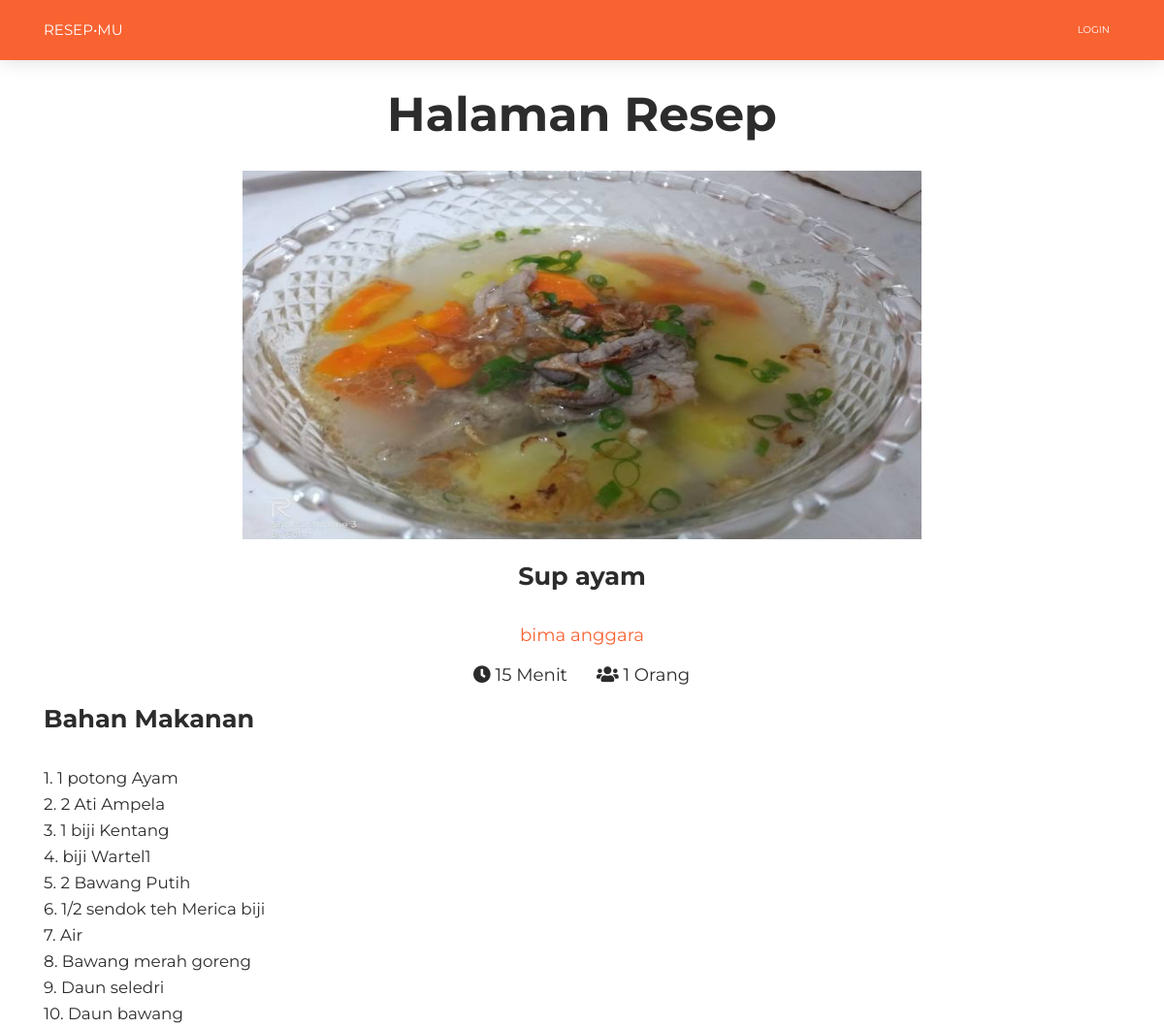
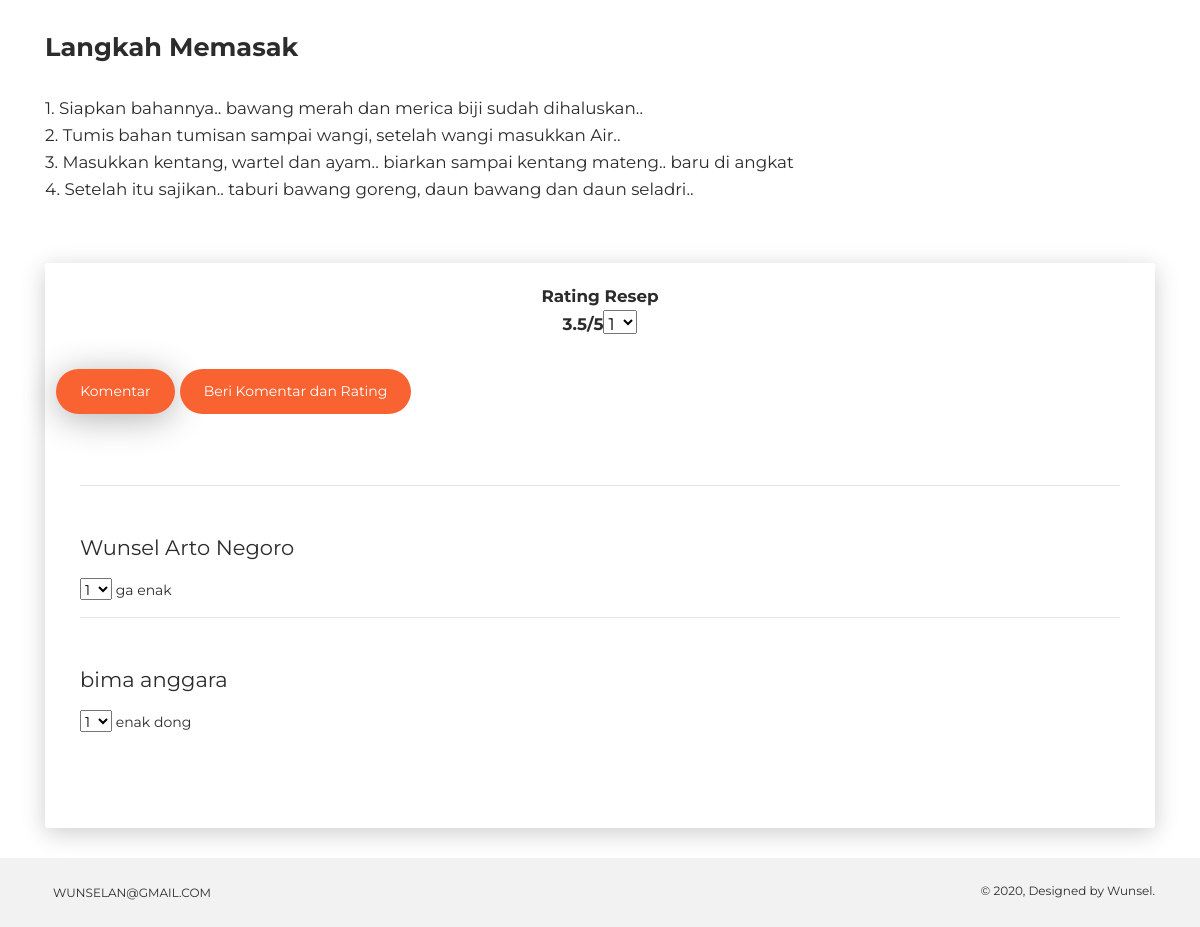
Page /resep/halaman_resep/91 on the committed database (2 pictures, top to bottom).
### tables this page shows
CREATE TABLE `resepmasakan` (
  `id_resep` int(12) NOT NULL,
  `id_user` int(12) NOT NULL,
  `nama_resep` varchar(50) NOT NULL,
  `durasi` int(11) NOT NULL,
  `porsi` int(11) NOT NULL,
  `bahan_makanan` text NOT NULL,
  `langkah_memasak` text NOT NULL,
  `resep_foto` varchar(50) NOT NULL,
  `create_add` datetime NOT NULL DEFAULT CURRENT_TIMESTAMP,
  `update_add` datetime NOT NULL DEFAULT CURRENT_TIMESTAMP ON UPDATE CURRENT_TIMESTAMP
);

CREATE TABLE `user` (
  `id_user` int(12) NOT NULL,
  `nama` varchar(50) NOT NULL,
  `jenis_kelamin` varchar(50) NOT NULL,
  `username` varchar(50) NOT NULL,
  `password` varchar(50) NOT NULL,
  `email` varchar(50) NOT NULL,
  `nomor_telepon` varchar(50) NOT NULL,
  `user_foto` varchar(50) NOT NULL,
  `create_add` datetime NOT NULL DEFAULT CURRENT_TIMESTAMP,
  `update_add` datetime NOT NULL DEFAULT CURRENT_TIMESTAMP ON UPDATE CURRENT_TIMESTAMP
);

CREATE TABLE `komentar` (
  `id_komentar` int(12) NOT NULL,
  `id_user` int(12) NOT NULL,
  `id_resep` int(12) NOT NULL,
  `komentar` text NOT NULL,
  `rating` int(11) NOT NULL,
  `create_add` datetime NOT NULL DEFAULT CURRENT_TIMESTAMP,
  `update_add` datetime NOT NULL DEFAULT CURRENT_TIMESTAMP ON UPDATE CURRENT_TIMESTAMP
);

### application/models/resep_model.php (called while the page is built, shortened)
<?php
class resep_model extends CI_Model{
  public function get_resep_utama($id_resep){
    $this->db->select('*');
    $this->db->from('resepmasakan');
    $this->db->join('user', 'user.id_user = resepmasakan.id_user');
    $this->db->where(array('resepmasakan.id_resep'=>$id_resep));
    return $this->db->get();
  }
  public function get_resep_komentar($id_resep){
    $this->db->from('komentar');
    $this->db->join('user', 'komentar.id_user = user.id_user');
    $this->db->where(array('id_resep'=>$id_resep));
    return $this->db->get();
  }
}

### index.php (called while the page is built, shortened)
<?php
require_once BASEPATH.'core/CodeIgniter.php';

### application/controllers/Resep.php (the view, shortened to what this page needs)
<?php
class Resep extends CI_Controller {
	public function __construct(){
		$this->load->helper(array('form', 'url'));
		$this->load->library('form_validation');
		$this->load->model('resep_model');
		$this->load->model('notifikasi_model');
		$this->load->model('user_model');
	}
	public function isAdmin(){
		$bool = false;
		return $bool;
	}
  public function isLogin(){
    $bool = false;
    return $bool;
  }
	public function halaman_resep($id_resep){
		$data['resep'] = $this->resep_model->get_resep_utama($id_resep)->result_array();
		$data['komentar'] = $this->resep_model->get_resep_komentar($id_resep)->result_array();
		$data['resep'][0]['bahan_makanan'] = $this->tampil_resep($data['resep'][0]['bahan_makanan']);
		$data['resep'][0]['langkah_memasak'] = $this->tampil_resep_langkah($data['resep'][0]['langkah_memasak']);
		$data['isHasRated']=false;
		$avgRate=0;
		foreach ($data['komentar'] as $value) {
			$avgRate+=$value['rating'];
		}
			if (count($data['komentar'])==0) {
				$data['avgRate']=0;
			}else {
				$avgRate=$avgRate/count($data['komentar']);
				$data['avgRate']=$avgRate;
			}
		if(!$this->isAdmin() && $this->isLogin()){
			$id_user=$_SESSION['id_user'];
			$data['notif']=$this->notifikasi_model->get_notifikasi($id_user)->result_array();
			$data['total_notif']=$this->notifikasi_model->get_notifikasi($id_user)->num_rows();
			$this->load->view('layout/user_header', $data);
			$this->load->view('member/halamanresep', $data);
			$this->load->view('layout/user_footer');
		}else if($this->isAdmin() && $this->isLogin()){
			redirect('/user/admin');
		}else if(!$this->isLogin()){
			$this->load->view('layout/guest_header');
			$this->load->view('member/halamanresep', $data);
			$this->load->view('layout/user_footer');
		}
	}
	public function tampil_resep($resep){
		$hasil="";
		$str_arr = preg_split ('/\,/', $resep);
		foreach ($str_arr as $key => $value) {
			$hasil .= ($key+1).". ".$value."<br>";
		}
		return $hasil;
	}
		public function tampil_resep_langkah($resep){
			$hasil="";
			$str_arr = preg_split ('/\|/', $resep);
			foreach ($str_arr as $key => $value) {
				$hasil .= ($key+1).". ".$value."<br>";
			}
			return $hasil;
		}
}

### application/views/layout/guest_header.php (shortened to what this page needs)
<!DOCTYPE html>
<html lang="en">
<head>
  <link rel="stylesheet" href="https://maxcdn.bootstrapcdn.com/font-awesome/4.4.0/css/font-awesome.min.css">
  <link href="https://cdnjs.cloudflare.com/ajax/libs/jquery-bar-rating/1.2.2/themes/fontawesome-stars-o.css" rel="stylesheet" />
  <link rel="stylesheet" href="https://use.fontawesome.com/releases/v5.7.1/css/all.css">
  <link href="<?= base_url('application/assets/css/bootstrap.min.css')?>" rel="stylesheet" />
  <link href="<?= base_url('application/assets/css/now-ui-kit.css?v=1.3.0')?>" rel="stylesheet" />
  <link href="<?= base_url('application/assets/demo/demo.css')?>" rel="stylesheet" />
  <link href="/resepmu/application/assets/sweetalert/sweetalert.css" rel="stylesheet">
</head>
<body>
  <header>
  <nav class="navbar navbar-expand-lg fixed-top bg-primary">
      <div class="container ">
        <div class="navbar-translate">
    			<a style="font-size:15px;" class="navbar-brand" href="<?php echo base_url('resep/halamanutama');?>">RESEP•MU</a>
    		</div>
        <div class="collapse navbar-collapse" id="navbarNav">
          <ul class="navbar-nav ml-auto">
            <li class="nav-item">
              <a class="nav-link" href="<?php echo base_url('user/login');?>">Login<span class="sr-only">(current)</span></a>
            </li>
          </ul>
        </div>
      </div>
    </nav>
  </header>
</body>

### application/views/member/halamanresep.php (shortened to what this page needs)
<body class="sidebar-collapse">
<div class="wrapper">
<div class="section section-about-us" style="padding:30px;">
  <div class="container">
    <div class="row" style="padding-top:30px;">
      <div class="text-center col-md-12">
        <h1 class="title" style="color:#2c2c2c;">Halaman Resep</h1>
      </div>
      <div class="col-md-12 text-center"style="padding-bottom:0px;">
        <img class="img" src="/resepmu/application/assets/img/resep/<?=$resep[0]["resep_foto"]?>">
        <h3><b><?php echo $resep[0]['nama_resep']?>
        </b></h3>
      </div>
      <div class="col-12 text-center">
        <a href="<?php echo base_url("user/profile/".$resep[0]['username']."/".$resep[0]['id_user']); ?>"><h5><?php echo $resep[0]['nama']?></h5></a>
      </div>
      <div class="col-6 text-right">
        <h5><i class="fa fa-clock-o" aria-hidden="true"></i> <?php echo $resep[0]['durasi']?> Menit</h5>
      </div>
      <div class="col-6 text-left">
        <h5><i class="fa fa-users" aria-hidden="true"></i> <?php echo $resep[0]['porsi']?> Orang</h5>
      </div>
      <div class="col-md-12 "style="padding-bottom:30px;">
        <h3><b>Bahan Makanan</b></h3>
        <p class="mb-0"><b><?php echo $resep[0]['bahan_makanan']?></b></p>
      </div>
      <div class="col-md-12 "style="padding-bottom:0px;">
        <h3><b>Langkah Memasak</b></h3>
        <p class="mb-0"><b><?php echo $resep[0]['langkah_memasak']?></b></p>
      </div>
    </div>
  </div>
</div>
<div class="container">
<div class="row" style="padding-top:30px;">
  <div class=" col-md-12">
<div class="card">
  <div class="col-sm-12 text-center" style="padding-top:20px;">
      <div class="">
          <figure>
              <figcaption class="ratings">
                  <p id="jml_rate" data-rating="<?php echo $avgRate?>" style="font-weight: bold">Rating Resep<span><br><?php echo $avgRate?>/5<select id="hasil_rate">
                    <option value="1">1</option>
                  </select></span></p>
              </figcaption>
          </figure>
      </div>
  </div>
							<div class="card-header">
								<ul class="nav nav-tabs " role="tablist">
								  <li class="nav-item">
									<a class="komen nav-link active" data-toggle="tab" href="#ulasan">Komentar</a>
								  </li>
								  <li class="nav-item">
                      <a class="komen nav-link" data-toggle="tab" href="#beri_rating">Beri Komentar dan Rating</a>
								  </li>
								</ul>
							</div>
							<div class="card-body anyClass">
                <div class="tab-content">
                   <div id="ulasan" class="container tab-pane active"><br>
                      <?php $i=0;
                      foreach($komentar as $h){ ?>
                    <div class="comments-list">
                         <div class="media">
                              <div class="media-body" >
                              <hr>
                                <h4 class="media-heading user_name" style="margin-top:0px;"><br><?php echo $h['nama']?></h4>
                                <select data-rating="<?php echo $h['rating']?>" name="rate" class="<?php echo 'komentar-rating-'.$i++?>">
                                <option value="1">1</option>
                              </select>
                              <?php echo $h['komentar']?>
                              </div>
                            </div>
                     </div>
                   <?php } ?>
                  </div>
                </div>
						</div>
          </div>
        </div>
</div>
</div>
</body>

### application/views/layout/user_footer.php (shortened to what this page needs)
<!DOCTYPE html>
<html lang="en">
<head>
  <link rel="stylesheet" href="https://use.fontawesome.com/releases/v5.7.1/css/all.css">
  <link href="<?= base_url('application/assets/css/bootstrap.min.css')?>" rel="stylesheet" />
  <link href="<?= base_url('application/assets/css/now-ui-kit.css?v=1.3.0')?>" rel="stylesheet" />
  <link href="<?= base_url('application/assets/demo/demo.css')?>" rel="stylesheet" />
</head>
<body>
  <footer class="footer footer-default">
    <div class=" container ">
      <nav>
        <ul>
          <li>
            <a>
              wunselan@gmail.com
            </a>
          </li>
        </ul>
      </nav>
      <div class="copyright" id="copyright">
        &copy;
        , Designed by
        <a target="_blank">Wunsel</a>.
      </div>
    </div>
  </footer>
</body>

### application/views/layout/guest_header.php (style rules this page uses)
.sidebar-collapse .navbar-collapse:before { background:linear-gradient(#f96332 100%, #fff 90%) !important; }

### application/views/member/halamanresep.php (style rules this page uses)
.anyClass { height:400px; overflow-y: scroll; }
.komen { background-color:#f96332 !important; color:white !important; }
@media (min-width: 992px) { .img { height:400px; width:700px; padding-bottom:20px; } }

### rows in the picture
resepmasakan: resep_foto (picture), nama_resep "Sup ayam", id_user.nama "bima anggara", durasi "15", porsi "1", bahan_makanan "1 potong Ayam", bahan_makanan "2 Ati Ampela", bahan_makanan "1 biji Kentang", bahan_makanan "biji Wartel1", bahan_makanan "2 Bawang Putih", bahan_makanan "1/2 sendok teh Merica biji", bahan_makanan "Air", bahan_makanan "Bawang merah goreng", bahan_makanan "Daun seledri", bahan_makanan "Daun bawang", langkah_memasak "Siapkan bahannya.. bawang merah dan merica biji sudah dihaluskan..", langkah_memasak "Tumis bahan tumisan sampai wangi, setelah wangi masukkan Air..", langkah_memasak "Masukkan kentang, wartel dan ayam.. biarkan sampai kentang mateng.. baru di angkat", langkah_memasak "Setelah itu sajikan.. taburi bawang goreng, daun bawang dan daun seladri.."
komentar: id_user.nama "Wunsel Arto Negoro", rate "1", komentar "ga enak"
komentar: id_user.nama "bima anggara", rate "1", komentar "enak dong"

### other values in the picture
$avgRate "3.5"
